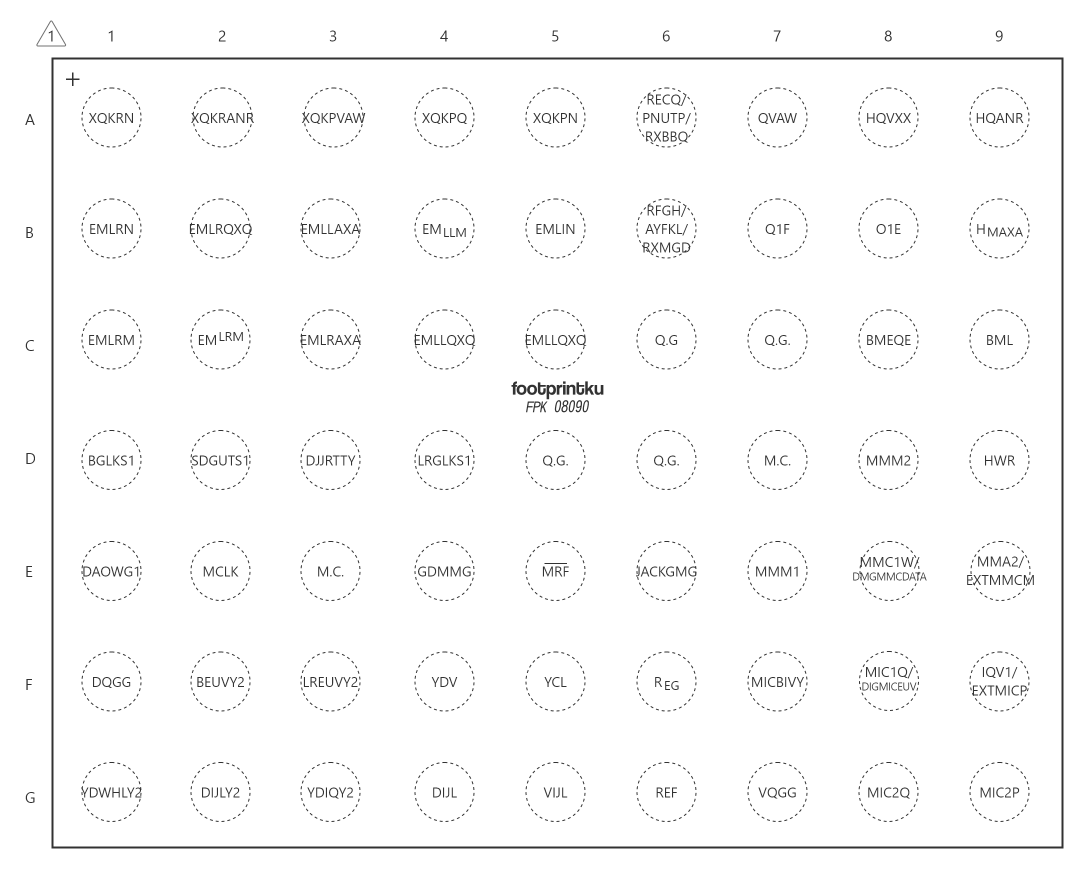
#> input picture 複賽/FPK_06.jpg, 2177 x 1747 px (shown at 1/2 size)
$ python Done06.py
#> lines starting #> are read from the running program, lines starting #| are printed output that depends on the picture; after the words box and inside, x2 and y2 are one past the last pixel; in counts of white or black regions, pixels touching at a corner belong together

import numpy as np
import cv2,csv
import os
import matplotlib.pyplot as plt
import math
import pytesseract
from PIL import Image,ImageDraw
import pytesseract,os
from collections import defaultdict
import csv
import time
from openpyxl import Workbook

# In[2]:


# range from array
def extract_peek_ranges_from_array(array_vals, minimun_val, minimun_range):
    start_i = None
    end_i = None
    peek_ranges = []
    #enumerate() 函數用於將數據對象組合為一個索引序列，同時列出數據和數據下標
    for i, val in enumerate(array_vals):
        if val >= minimun_val and start_i is None:
            start_i = i
        elif val >= minimun_val and start_i is not None:
            pass
        elif val < minimun_val and start_i is not None:
            end_i = i
            if end_i - start_i >= minimun_range:
                peek_ranges.append((start_i, end_i))
            start_i = None
            end_i = None
        elif val < minimun_val and start_i is None:
            pass
        #else:
        #    raise ValueError("cannot parse this case...")
    return peek_ranges


def saperate_by_space(array_vals, minimun_val, space_size):
    start_i = None
    end_i = None
    peek_ranges = []
    space_counter = 0

    for i, val in enumerate(array_vals):
        if val >= minimun_val and start_i is None:
            start_i = i
        elif val >= minimun_val and start_i is not None:
            space_counter = 0
            if i is len(array_vals) -1:
                peek_ranges.append((start_i, i))
            end_i = None

        elif val < minimun_val and start_i is not None:
            if space_counter is 0:
                end_i = i;
            space_counter = space_counter + 1


            if space_counter is space_size :
                peek_ranges.append((start_i, end_i))
                start_i = None
                end_i = None
        elif val < minimun_val and start_i is None:
            pass
        else:
            raise ValueError("cannot parse this case...")
    return peek_ranges


# In[3]:


#function for cutting picture


def ranged_horizontal(image, range_tuple = None, minimun_val = 1, minimun_range = 2):
    if range_tuple == None:
        range_tuple = rangetuple_of_entire_image(image)

    horizontal_sum = np.sum(spot_image(image, range_tuple), axis=1)
    #plt.plot(horizontal_sum)
    #plt.show
    UDranges = extract_peek_ranges_from_array(horizontal_sum, minimun_val, minimun_range)
    start_point = range_tuple[0][0];
    UDranges_in_image = [(start_point + U, start_point + D) for U, D in UDranges]
    list_of_range_tuples = [(UDrange_tuple, range_tuple[1]) for UDrange_tuple in UDranges_in_image]
    return list_of_range_tuples


def ranged_vertical(image, range_tuple = None, minimun_val = 1, minimun_range = 2):
    if range_tuple == None:
        range_tuple = rangetuple_of_entire_image(image)

    vertical_sum = np.sum(spot_image(image, range_tuple), axis=0)
    LRranges = extract_peek_ranges_from_array(vertical_sum, minimun_val, minimun_range)
    start_point = range_tuple[1][0];
    LRranges_in_image = [(start_point + L, start_point + R) for L, R in LRranges]
    list_of_range_tuples = [(range_tuple[0], LRrange_tuple) for LRrange_tuple in LRranges_in_image]
    return list_of_range_tuples


def ranged_horizontal_by_space(image, range_tuple = None, minimun_val = 1, space_len = 1):
    if range_tuple == None:
        range_tuple = rangetuple_of_entire_image(image)

    horizontal_sum = np.sum(spot_image(image, range_tuple), axis=1)
    UDranges = saperate_by_space(horizontal_sum,minimun_val,space_len)
    start_point = range_tuple[0][0];
    UDranges_in_image = [(start_point + U, start_point + D) for U, D in UDranges]
    list_of_range_tuples = [(UDrange_tuple, range_tuple[1]) for UDrange_tuple in UDranges_in_image]
    return list_of_range_tuples


def ranged_vertical_by_space(image, range_tuple = None, minimun_val = 1, space_len = 1):
    if range_tuple == None:
        range_tuple = rangetuple_of_entire_image(image)

    horizontal_sum = np.sum(spot_image(image, range_tuple), axis=0)
    LRranges = saperate_by_space(horizontal_sum,minimun_val,space_len)
    start_point = range_tuple[1][0];
    LRranges_in_image = [(start_point + L, start_point + R) for L, R in LRranges]
    list_of_range_tuples = [(range_tuple[0], LRrange_tuple) for LRrange_tuple in LRranges_in_image]
    return list_of_range_tuples


# In[4]:


# function for range-tuple
# form of range-tuple: ((top, bottom), (left, right))

def rangetuple_of_entire_image(np2Dimage):
    vertical, horizontial = np2Dimage.shape
    top = 0
    bottom = vertical-1
    left = 0
    right = horizontial -1
    range_tuple = ((top, bottom), (left, right))
    return range_tuple

# 可以輸出指定範圍的圖片
def spot_image(image, range_tuple):
    ((top, bottom), (left, right)) = range_tuple
    new_image = image[top : bottom, left : right]
    return new_image


# In[5]:


# processing for table cutting

# [5 lines left out: function clear_muti_lable, not called in this run]

def index_of_min_range(peek_ranges, axis):
    i_min = None
    range_min = None
    for i, peek_range in enumerate(peek_ranges):
        if range_min is None or peek_range[axis][1] - peek_range[axis][0] < range_min :
            range_min = peek_range[axis][1] - peek_range[axis][0]
            i_min = i
    return i_min


def clear_muti_lable(peek, label, axis):
    size = label[axis][1] - label[axis][0]
    for i, val in enumerate(peek):
        if val[axis][1] - val[axis][0] < 1.5 * size :
            peek.pop(i)


# In[6]:


# picture processing

# clean the circle
# one of these can clean the box

# > 10011 <
# > 10011 <
# > 10001 <
# > 10001 <
def clean_left_right_bounding(polar_image, pixel_threshold):
    for row in polar_image:
        cleaner = False;
        for i,pixel in enumerate(row):
            if cleaner == True and pixel < pixel_threshold :
                cleaner = False;
                break;
            if pixel >= pixel_threshold :
                cleaner = True;
            if cleaner == True :
                row[i] = 0;

        for i,pixel in reversed(list(enumerate(row))):
            if cleaner == True and pixel < pixel_threshold :
                cleaner = False;
                break;
            if pixel >= pixel_threshold :
                cleaner = True;
            if cleaner == True :
                row[i] = 0;
    return


#  vvvvv
#  11111
#  10011
#  00001
#  11111
#  ^^^^^
# [34 lines left out: functions clean_top_bottom_bounding, cvshowimage, not called in this run]


# In[8]:


def picture_input(file_address):
#> called with file_address = './FPK_06.jpg'
    image_color = cv2.imread(file_address)
#> image_color is the input picture: shape (1747, 2177, 3); min 48, max 255, mean 250
    image = cv2.cvtColor(image_color, cv2.COLOR_BGR2GRAY)
    thresholded_image = cv2.adaptiveThreshold(
        image,
        255,
        cv2.ADAPTIVE_THRESH_GAUSSIAN_C,
        cv2.THRESH_BINARY_INV, 11, 2)
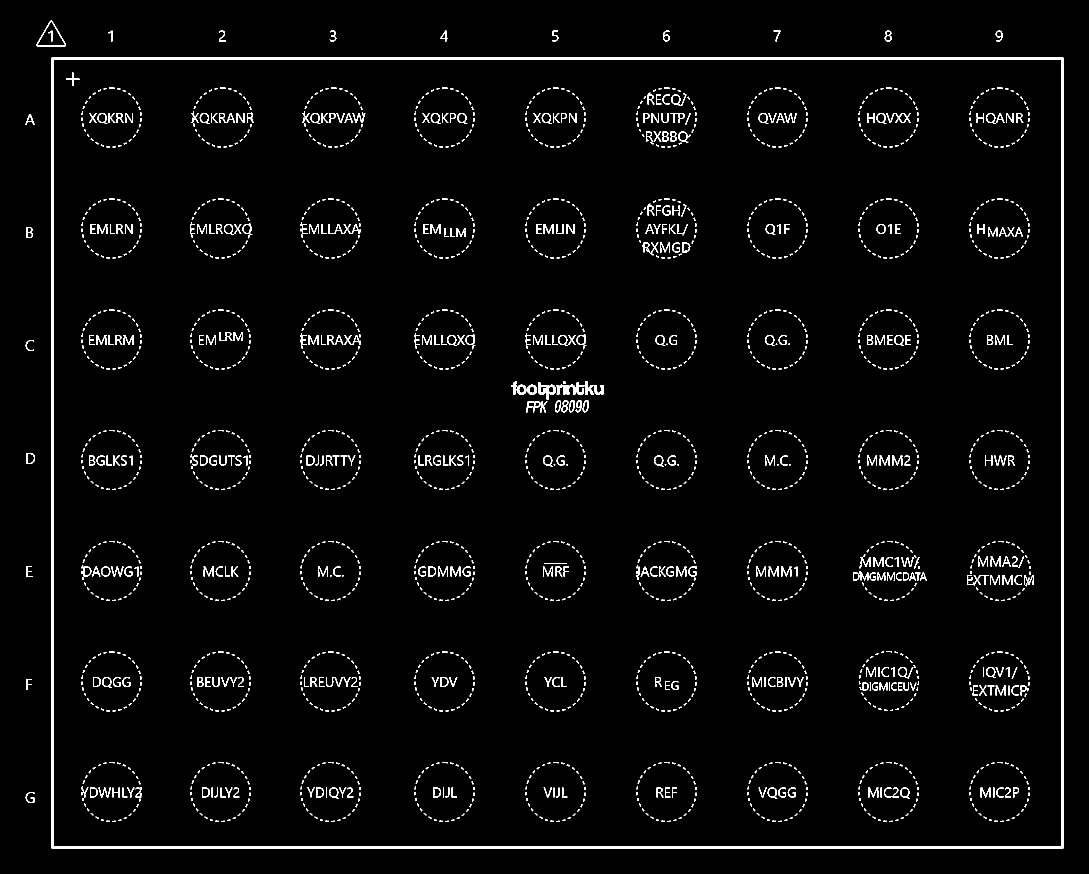
#> thresholded_image: shape (1747, 2177) (shown at 1/2 size); 2.7% white; 2311 white regions (1849 under 20 px), largest, box (x1, y1, x2, y2) and area: (103, 115, 2127, 1697) 28784, (73, 41, 132, 93) 373, (1093, 769, 1112, 799) 300
    # make image input success
    thresholded_image.shape
    return thresholded_image


# In[ ]:


# In[9]:


file_address = "./FPK_06.jpg"
thresholded_image = picture_input(file_address)


# In[10]:


def saperate_label_content(thresholded_image):
    horizontal_cut = ranged_horizontal(thresholded_image)
#> in ranged_horizontal, `range_tuple = rangetuple_of_entire_image(image)`: range_tuple = ((0, 1746), (0, 2176))
#> in spot_image, `((top, bottom), (left, right)) = range_tuple`: top = 0; bottom = 1746; left = 0; right = 2176
#> in ranged_horizontal, `horizontal_sum = np.sum(spot_image(image, range_tuple), axis=1)`: horizontal_sum = 1746 values, max 516120 at index 115, min 0 at index 0, mean 15143.9
#> the loop in extract_peek_ranges_from_array, `for i, val in enumerate(array_vals):` made 1746 passes
#> (val, start_i) on pass 42: (765, 41)
#> after the loop in extract_peek_ranges_from_array, `for i, val in enumerate(array_vals):`: peek_ranges = [(41, 93), (115, 1697)]
#> in ranged_horizontal, `start_point = range_tuple[0][0];`: start_point = 0
#> in ranged_horizontal, `UDranges_in_image = [(start_point + U, start_point + D) for U, D in UD..`: UDranges_in_image = [(41, 93), (115, 1697)]
#> in ranged_horizontal, `list_of_range_tuples = [(UDrange_tuple, range_tuple[1]) for UDrange_tu..`: list_of_range_tuples = [((41, 93), (0, 2176)), ((115, 1697), (0, 2176))]
#> horizontal_cut = [((41, 93), (0, 2176)), ((115, 1697), (0, 2176))]
    column_label = horizontal_cut.pop(index_of_min_range(horizontal_cut, 0))
#> the loop in index_of_min_range, `for i, peek_range in enumerate(peek_ranges):` made 2 passes
#> (peek_range, range_min, i_min) on pass 1: (((41, 93), (0, 2176)), 52, 0)
#> after the loop in index_of_min_range, `for i, peek_range in enumerate(peek_ranges):`: i_min = 0; range_min = 52
#> column_label = ((41, 93), (0, 2176))
    clear_muti_lable(horizontal_cut, column_label, 0)
#> in clear_muti_lable, `size = label[axis][1] - label[axis][0]`: size = 52
#> the loop in clear_muti_lable, `for i, val in enumerate(peek):` made 1 pass
#> val on pass 1: ((115, 1697), (0, 2176))
#> after the loop in clear_muti_lable, `for i, val in enumerate(peek):`: peek = [((115, 1697), (0, 2176))]

    vertical_cut = ranged_vertical(thresholded_image, horizontal_cut[0])
#> call 2 of spot_image, with range_tuple = ((115, 1697), (0, 2176))
#> in spot_image (call 2), `new_image = image[top : bottom, left : right]`:
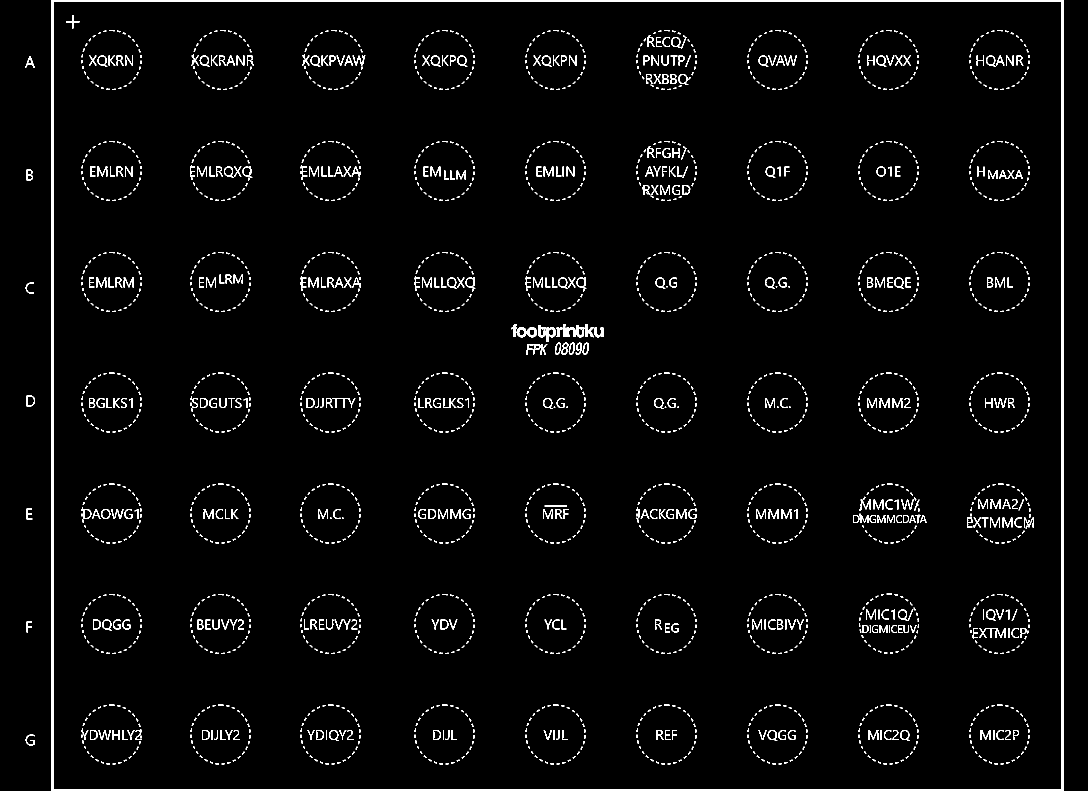
#> new_image: shape (1582, 2176) (shown at 1/2 size); 3% white; 2300 white regions (1849 under 20 px), largest, box (x1, y1, x2, y2) and area: (103, 0, 2127, 1582) 28784, (1093, 654, 1112, 684) 300, (1170, 648, 1188, 675) 239
#> in ranged_vertical, `vertical_sum = np.sum(spot_image(image, range_tuple), axis=0)`: vertical_sum = 2176 values, max 403410 at index 103, min 0 at index 0, mean 11989.3
#> the loop in extract_peek_ranges_from_array (call 2), `for i, val in enumerate(array_vals):` made 2176 passes
#> (val, start_i) on pass 51: (255, 50)
#> in ranged_vertical, `LRranges = extract_peek_ranges_from_array(vertical_sum, minimun_val, m..`: LRranges = [(50, 70), (103, 2127)]
#> in ranged_vertical, `list_of_range_tuples = [(range_tuple[0], LRrange_tuple) for LRrange_tu..`: list_of_range_tuples = [((115, 1697), (50, 70)), ((115, 1697), (103, 2127))]
#> vertical_cut has the same summary as list_of_range_tuples in ranged_vertical
    row_label = vertical_cut.pop(index_of_min_range(vertical_cut, 1))
#> the loop in index_of_min_range (call 2), `for i, peek_range in enumerate(peek_ranges):` made 2 passes
#> (peek_range, range_min, i_min) on pass 1: (((115, 1697), (50, 70)), 20, 0)
#> row_label = ((115, 1697), (50, 70))
    clear_muti_lable(vertical_cut, row_label, 1)
#> the loop in clear_muti_lable (call 2), `for i, val in enumerate(peek):` made 1 pass
#> val on pass 1: ((115, 1697), (103, 2127))

    row_labels_list = ranged_horizontal(thresholded_image, row_label)
#> row_labels_list = [((228, 250), (50, 70)), ((454, 476), (50, 70)), ((680, 702), (50, 70)), ((906, 928), (50, 70)), ((1132, 1154), (50, 70)), ((1358, 1380), (50, 70)), ((1584, 1606), (50, 70))]
    column_labels_list = ranged_vertical_by_space(thresholded_image, column_label,20, 10)
#> in ranged_vertical_by_space, `horizontal_sum = np.sum(spot_image(image, range_tuple), axis=0)`: horizontal_sum = 2176 values, max 7140 at index 104, min 0 at index 0, mean 162
#> the loop in saperate_by_space, `for i, val in enumerate(array_vals):` made 2176 passes
#> start_i on pass 74: 73
#> after the loop in saperate_by_space, `for i, val in enumerate(array_vals):`: peek_ranges = [(73, 132), (217, 225), (438, 452), (659, 673), (880, 896), (1104, 1117), (1326, 1340), (1547, 1561), (1769, 1784), (1991, 2005)]
#> in ranged_vertical_by_space, `LRranges = saperate_by_space(horizontal_sum,minimun_val,space_len)`: LRranges has the same summary as peek_ranges in saperate_by_space
#> in ranged_vertical_by_space, `start_point = range_tuple[1][0];`: start_point = 0
#> in ranged_vertical_by_space, `LRranges_in_image = [(start_point + L, start_point + R) for L, R in LR..`: LRranges_in_image has the same summary as peek_ranges in saperate_by_space
#> in ranged_vertical_by_space, `list_of_range_tuples = [(range_tuple[0], LRrange_tuple) for LRrange_tu..`: list_of_range_tuples = [((41, 93), (73, 132)), ((41, 93), (217, 225)), ((41, 93), (438, 452)), ((41, 93), (659, 673)), ((41, 93), (880, 896)), ((41, 93), (1104, 1117)), ((41, 93), (1326, 1340)), ((41, 93), (1547, 1561)), ((41, 93), (1769, 1784)), ((41, 93), (1991, 2005))]
#> column_labels_list has the same summary as list_of_range_tuples in ranged_vertical_by_space

    contents_list = vertical_cut
#> contents_list = [((115, 1697), (103, 2127))]

    return column_labels_list, row_labels_list, contents_list


# In[11]:


column_labels_list, row_labels_list, content_list =  saperate_label_content(thresholded_image)
#> column_labels_list has the same summary as list_of_range_tuples in ranged_vertical_by_space; content_list = [((115, 1697), (103, 2127))]


# In[12]:


column_labels_list.pop(0)


# In[13]:


#adjust
def contents_processing(thresholded_image, content_list):
    image = thresholded_image.copy()
    clean_left_right_bounding(spot_image(image, content_list[0]), 100)
#> image: shape (1747, 2177); 2% white in thin lines or dots, all inside (x1, y1, x2, y2) = (50, 41, 2068, 1644)
    return image


# In[14]:


cutable_content_pic = contents_processing(thresholded_image ,content_list)


#
# horizontal_bars = ranged_horizontal_by_space(polar_image, content_list[0], 2)
# row_bar_with_label_dic = match_label_row_bar(list_row_label)
#
# # or
# column_bar_with_label_dic = match_label_column_bar(list_column_label)

# In[15]:


horizontal_bars = ranged_horizontal_by_space(cutable_content_pic, content_list[0], 1, 10)
#> in spot_image (call 6), `new_image = image[top : bottom, left : right]`:
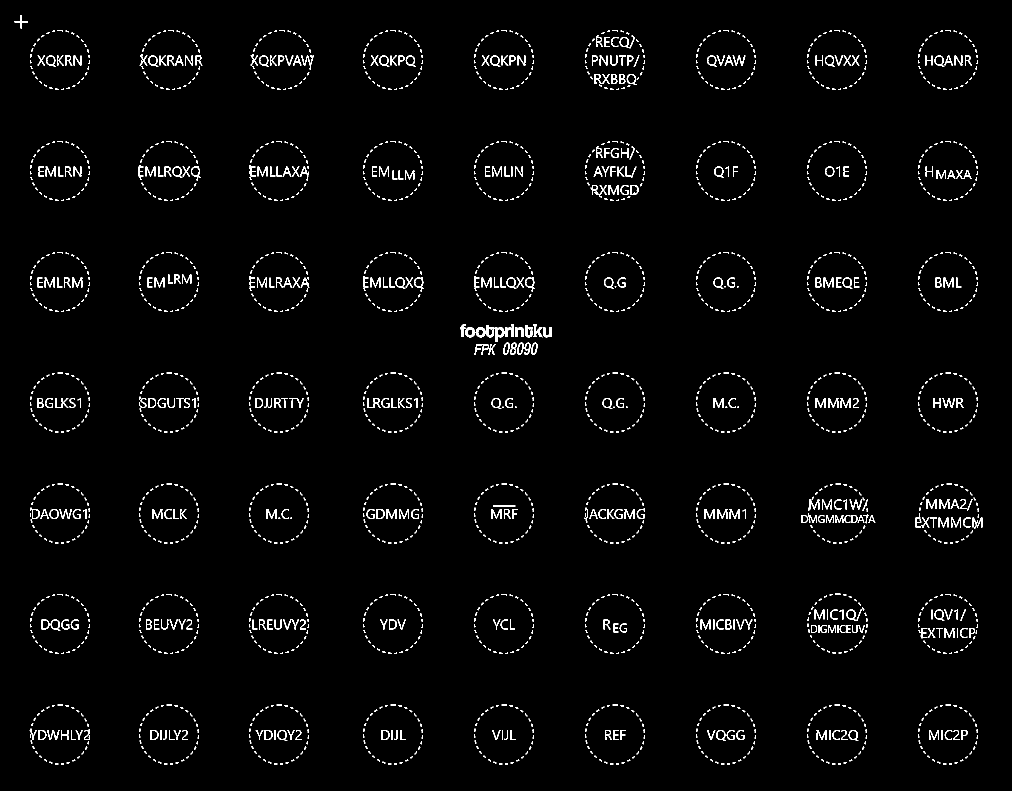
#> new_image: shape (1582, 2024) (shown at 1/2 size); 2.3% white in thin lines or dots
#> in ranged_horizontal_by_space, `horizontal_sum = np.sum(spot_image(image, range_tuple), axis=1)`: horizontal_sum = 1582 values, max 108120 at index 112, min 0 at index 0, mean 11720
#> the loop in saperate_by_space (call 2), `for i, val in enumerate(array_vals):` made 1582 passes
#> (val, space_counter) on pass 58: (0, 1)
#> in ranged_horizontal_by_space, `UDranges = saperate_by_space(horizontal_sum,minimun_val,space_len)`: UDranges = [(30, 180), (282, 402), (504, 624), (648, 710), (745, 865), (967, 1087), (1187, 1308), (1409, 1529)]
#> in ranged_horizontal_by_space, `UDranges_in_image = [(start_point + U, start_point + D) for U, D in UD..`: UDranges_in_image = [(145, 295), (397, 517), (619, 739), (763, 825), (860, 980), (1082, 1202), (1302, 1423), (1524, 1644)]
#> in ranged_horizontal_by_space, `list_of_range_tuples = [(UDrange_tuple, range_tuple[1]) for UDrange_tu..`: list_of_range_tuples = [((145, 295), (103, 2127)), ((397, 517), (103, 2127)), ((619, 739), (103, 2127)), ((763, 825), (103, 2127)), ((860, 980), (103, 2127)), ((1082, 1202), (103, 2127)), ((1302, 1423), (103, 2127)), ((1524, 1644), (103, 2127))]
#> horizontal_bars has the same summary as list_of_range_tuples in ranged_horizontal_by_space


# In[16]:


def match_label_row_bar(row_labels_list, horizontal_bars, adjust):
#> called with adjust = 0
    di = {}
    for i, label in enumerate(row_labels_list):
        mid = (label[0][0]+label[0][1])/2 + adjust
        for bar in horizontal_bars:
            (top, bottom),(_,_) = bar
            if(top < mid < bottom):
                di[i] = bar
#> this loop made 7 passes
#> (label, mid) on passes 1 to 7: (((228, 250), (50, 70)), 239), (((454, 476), (50, 70)), 465), (((680, 702), (50, 70)), 691), (((906, 928), (50, 70)), 917), (((1132, 1154), (50, 70)), 1143), (((1358, 1380), (50, 70)), 1369), (((1584, 1606), (50, 70)), 1595)
#> after the loop, di = {0: ((145, 295), (103, 2127)), 1: ((397, 517), (103, 2127)), 2: ((619, 739), (103, 2127)), 3: ((860, 980), (103, 2127)), 4: ((1082, 1202), (103, 2127)), 5: ((1302, 1423), (103, 2127)), 6: ((1524, 1644), (103, 2127))}
    row_bar_with_label = di
#> row_bar_with_label has the same summary as di
    return row_bar_with_label


# In[17]:


row_bar_with_label = match_label_row_bar(row_labels_list, horizontal_bars, 0)
#> row_bar_with_label has the same summary as di in match_label_row_bar


# In[18]:


row_bar_with_label[0] = ((145 + 26 , 295), (103, 2127))


# In[19]:


def all_contents_from_rowbar(cutable_content_pic, row_bar_with_label, list_columns_label):
    all_contents = {}
    for row in row_bar_with_label:
        ## ranged_vertical_by_space(image, range_tuple = None, minimun_val = 1, space_len = 1)
        littlepics = ranged_vertical_by_space(cutable_content_pic, row_bar_with_label[row], 10, 10)
        di = {}
        for strpic in littlepics:
            left = strpic[1][0]
            right = strpic[1][1]
            for i_column, column_label in enumerate(list_columns_label) :
                label_mid = (column_label[1][0] + column_label[1][1])/2
                if  left < label_mid < right :
                    di[i_column] = strpic

        all_contents[row] = di
#> this loop made 7 passes
#> pass 1, in spot_image (call 7), `new_image = image[top : bottom, left : right]`:
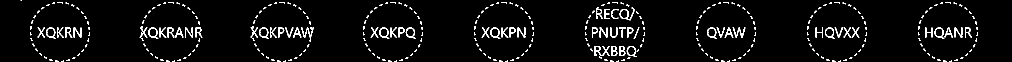
#> new_image: shape (124, 2024) (shown at 1/2 size); 4.4% white in thin lines or dots
#> after the loop, all_contents = 7 items

    return all_contents


# In[20]:


all_contents = all_contents_from_rowbar(cutable_content_pic, row_bar_with_label, column_labels_list)
#> all_contents = 7 items
#> (the rest of the program and of its run is left out)
